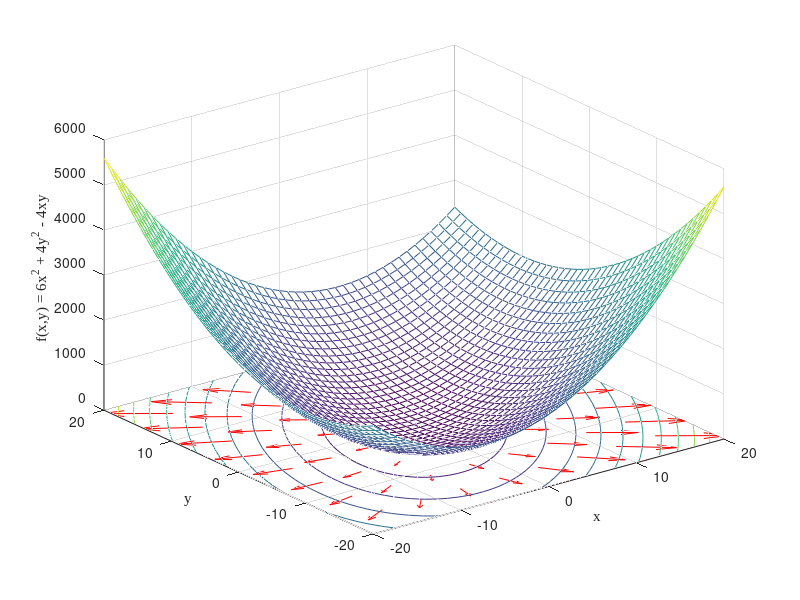

MATLAB code for this plot:
clear all
close all
more off


tx = ty = linspace (-20, 20, 45);
[xx, yy] = meshgrid (tx, ty);
tz = 6.*(xx .^ 2) + 4.*(yy .^ 2) - 4.*xx.*yy
meshc (tx, ty, tz);
hold on;

tx = ty = linspace (-20, 20, 10);
[x, y] = meshgrid (tx, ty) %The origins of the values of the vector field.
u = 12.*x -4.*y %The values of the vector field to plot.
v = 8.*y - 4.*x
quiver (x, y, u, v, 1.5, 'color', 'r');

xlabel ('x', 'FontName','Times New Roman');
ylabel ('y', 'FontName','Times New Roman');
zlabel ('f(x,y) = 6x^{2} + 4y^{2} - 4xy', 'interpreter', 'tex', 'FontName','Times New Roman');
%title ('f(x,y) = 6x^{2} + 4y^{2} - 4xy', 'interpreter', 'tex', 'FontName','Times New Roman');

print -GraphicsAlphaBits=4 "gradient_vector_field.png"
  